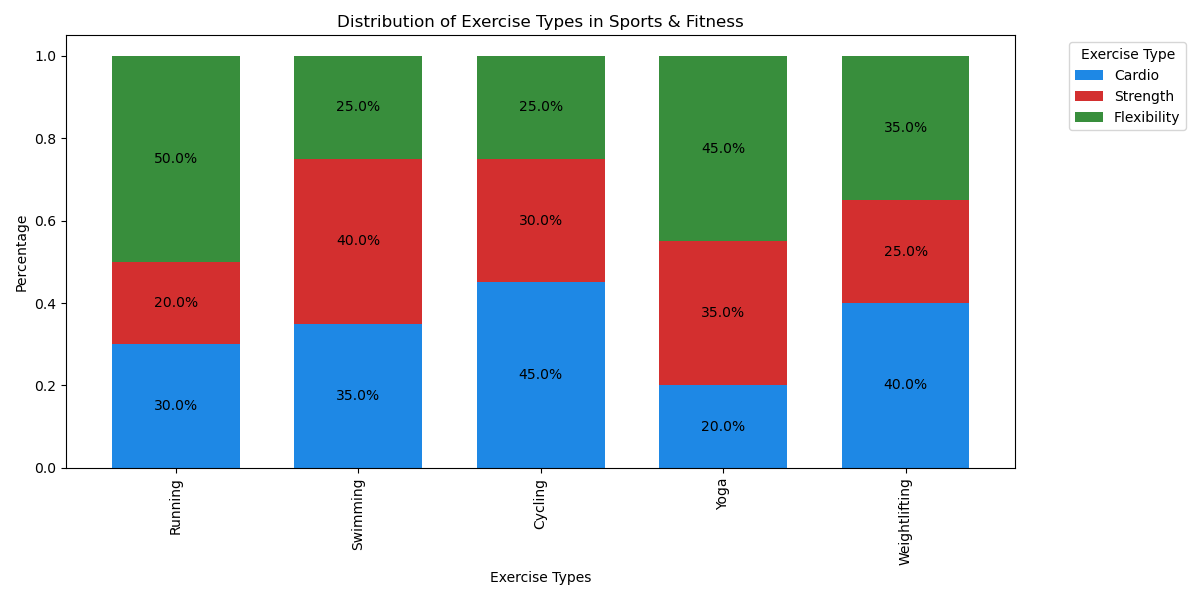

Here is the Python script that generated this plot:

import matplotlib.pyplot as plt
import seaborn as sns
import pandas as pd

# Create a DataFrame based on the input data
data = {
    'Category': ['Running', 'Swimming', 'Cycling', 'Yoga', 'Weightlifting'],
    'Cardio': [30, 35, 45, 20, 40],
    'Strength': [20, 40, 30, 35, 25],
    'Flexibility': [50, 25, 25, 45, 35],
}
df = pd.DataFrame(data)

# Compute percentages for the stack
df_percentage = df.set_index('Category')
df_percentage = df_percentage.divide(df_percentage.sum(axis=1), axis=0)

# Create a vertical stacked bar chart
fig, ax = plt.subplots(figsize=(12, 6))
df_percentage.plot(kind='bar', stacked=True, color=['#1E88E5', '#D32F2F', '#388E3C'], ax=ax, width=0.7)

# Customize the plot to reflect percentages
for n in df_percentage:
    for i, (cs, ab, pc) in enumerate(zip(df_percentage.iloc[:, :].cumsum(1)[n], 
                                          df_percentage[n], df_percentage[n])):
        if pc > 0:  # Only show text for non-zero percentages
            plt.text(i, cs - ab / 2, str(round(pc * 100, 1)) + '%', va='center', ha='center')

plt.title('Distribution of Exercise Types in Sports & Fitness')
ax.set_ylabel('Percentage')
ax.set_xlabel('Exercise Types')
plt.legend(title='Exercise Type', bbox_to_anchor=(1.05, 1), loc='upper left')

# Adjust the size and layout
plt.tight_layout()

plt.show()
